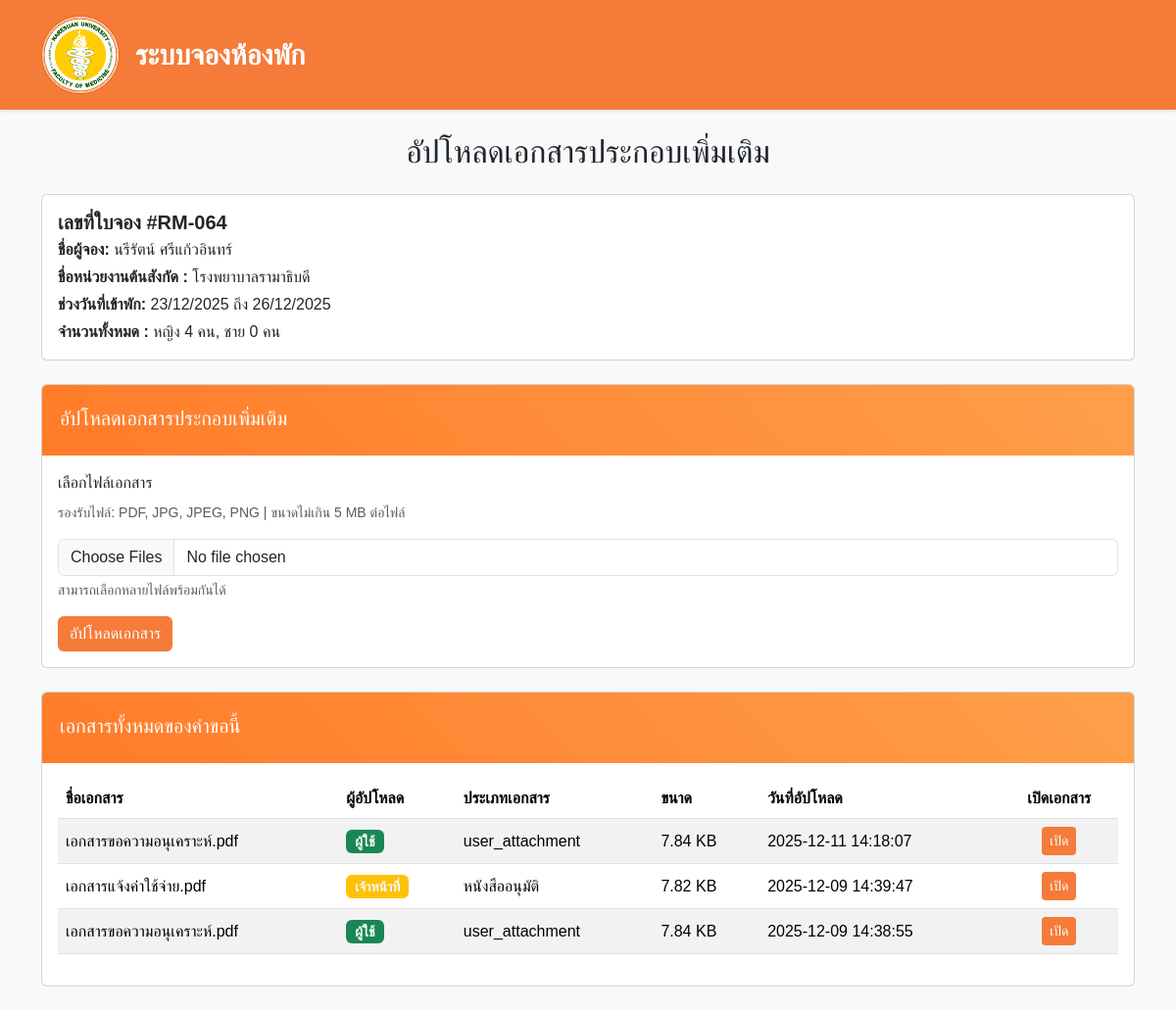
The page /user/u_upload_document.php?booking_id=64 on the database its author committed.
### tables this page shows
CREATE TABLE `bookings` (
  `id` int(11) NOT NULL,
  `full_name` varchar(255) DEFAULT NULL,
  `phone` varchar(20) DEFAULT NULL,
  `line_id` varchar(100) DEFAULT NULL,
  `email` varchar(255) DEFAULT NULL,
  `position` enum('student','intern','resident','staff','other') NOT NULL,
  `student_year` tinyint(4) DEFAULT NULL,
  `position_other` varchar(255) DEFAULT NULL,
  `department` varchar(255) DEFAULT NULL,
  `purpose` enum('study','elective') DEFAULT NULL,
  `study_course` varchar(255) DEFAULT NULL,
  `study_dept` varchar(255) DEFAULT NULL,
  `elective_dept` varchar(255) DEFAULT NULL,
  `check_in_date` date DEFAULT NULL,
  `check_out_date` date DEFAULT NULL,
  `woman_count` int(11) DEFAULT 0,
  `man_count` int(11) DEFAULT 0,
  `created_at` datetime DEFAULT current_timestamp(),
  `status` varchar(20) DEFAULT 'pending',
  `reject_reason` text DEFAULT NULL
);

CREATE TABLE `booking_documents` (
  `id` int(11) NOT NULL,
  `booking_id` int(11) NOT NULL,
  `uploaded_by` enum('user','admin') NOT NULL,
  `uploader_id` int(11) NOT NULL,
  `doc_type` varchar(50) DEFAULT NULL,
  `original_name` varchar(255) NOT NULL,
  `stored_name` varchar(255) NOT NULL,
  `file_path` varchar(255) NOT NULL,
  `mime_type` varchar(100) NOT NULL,
  `file_size` int(10) UNSIGNED NOT NULL,
  `is_visible_to_user` tinyint(1) NOT NULL DEFAULT 1,
  `uploaded_at` datetime NOT NULL DEFAULT current_timestamp()
);

### utils/booking_helper.php (called while the page is built, shortened)
<?php
function formatBookingCode(int $id): string
{
    $running = str_pad((string)$id, 3, '0', STR_PAD_LEFT);
    return "RM-{$running}";
}
function formatDate(string $dateStr): string
{
    $date = new DateTime($dateStr);
    return $date->format('d/m/Y');
}

### services/documentService.php (called while the page is built, shortened)
<?php
function getDocumentsVisibleToUser(mysqli $conn, int $bookingId): mysqli_result
{
    $sql = "
        SELECT id, uploaded_by, doc_type, original_name, file_path, mime_type, file_size, uploaded_at
        FROM booking_documents
        WHERE booking_id = ?
          AND is_visible_to_user = 1
        ORDER BY uploaded_at DESC
    ";
    $stmt = $conn->prepare($sql);
    $stmt->bind_param('i', $bookingId);
    $stmt->execute();
    return $stmt->get_result();
}

### user/u_upload_document.php (the view, shortened to what this page needs)
<?php
require_once CONFIG_PATH . '/db.php';
require_once UTILS_PATH . '/booking_helper.php';
require_once SERVICES_PATH . '/documentService.php';
$bookingId = (int)($_GET['booking_id'] ?? 0);
$stmt = $conn->prepare("
    SELECT id, full_name, department, check_in_date, check_out_date, woman_count, man_count
    FROM bookings
    WHERE id = ?
    LIMIT 1
");
$stmt->bind_param("i", $bookingId);
$stmt->execute();
$booking = $stmt->get_result()->fetch_assoc();
$bookingCode = formatBookingCode((int)$booking['id'] ?? null);
$docsResult = getDocumentsVisibleToUser($conn, $bookingId);
function formatSize($bytes)
{
    $bytes = (int)$bytes;
    if ($bytes >= 1024) {
        return number_format($bytes / 1024, 2) . ' KB';
    }
    return $bytes . ' B';
}
$extraHead = '<link rel="stylesheet" href="/assets/css/user/u_upload_document.css">';
?>
<!DOCTYPE html>
<html lang="th">
<head>
    <?php include_once PARTIALS_PATH . '/user/head_user.php'; ?>
</head>
<body class="bg-light">
    <nav class="navbar navbar-expand-lg navbar-dark shadow-sm">
        <div class="container">
            <a class="navbar-brand fw-bold py-2 d-flex align-items-center" href="#">
                <img src="../assets/img/Medicine_Naresuan.png" alt="Logo" width="80" height="80" class="me-3">
                <span style="line-height:1; font-size:1.8rem;">
                    ระบบจองห้องพัก
                </span>
            </a>
        </div>
    </nav>
    <div class="container py-4">
        <h2 class=" text-center mb-4">อัปโหลดเอกสารประกอบเพิ่มเติม</h2>
        <div class="card mb-4">
            <div class="card-body ">
                <h5 class="card-title mb-1">
                    <b>เลขที่ใบจอง #<?= htmlspecialchars($bookingCode) ?></b>
                </h5>
                <p class="mb-1"><b>ชื่อผู้จอง:</b> <?= htmlspecialchars($booking['full_name']) ?></p>
                <p class="mb-1"><b>ชื่อหน่วยงานต้นสังกัด :</b> <?= htmlspecialchars($booking['department'] ?? '', ENT_QUOTES, 'UTF-8') ?></p>
                <p class="mb-1"><b>ช่วงวันที่เข้าพัก:</b>
                    <?= htmlspecialchars(formatDate($booking['check_in_date'])) ?> ถึง
                    <?= htmlspecialchars(formatDate($booking['check_out_date'])) ?>
                </p>
                <p class="mb-0"><b>จำนวนทั้งหมด :</b>
                    หญิง <?= (int)$booking['woman_count'] ?> คน,
                    ชาย <?= (int)$booking['man_count'] ?> คน
                </p>
            </div>
        </div>
        <div class="card mb-4">
            <div class="card-header">
                <h5 class="card-title mt-1">อัปโหลดเอกสารประกอบเพิ่มเติม</h5>
            </div>
            <div class="card-body">
                <form action="u_upload_document_process.php" method="post" enctype="multipart/form-data">
                    <div class="mb-3">
                        <label for="documents" class="form-label">เลือกไฟล์เอกสาร</label>
                        <p class="text-muted small mb-3">
                            รองรับไฟล์: PDF, JPG, JPEG, PNG | ขนาดไม่เกิน 5 MB ต่อไฟล์
                        </p>
                        <input
                            class="form-control"
                            type="file"
                            id="documents"
                            name="documents[]"
                            multiple
                            accept=".pdf,.jpg,.jpeg,.png"
                            required>
                        <div class="form-text">
                            สามารถเลือกหลายไฟล์พร้อมกันได้
                        </div>
                    </div>
                    <button type="submit" class="btn btn-primary">
                        อัปโหลดเอกสาร
                    </button>
                </form>
            </div>
        </div>
        <div class="card">
            <div class="card-header">
                <h5 class="card-title mt-1">เอกสารทั้งหมดของคำขอนี้</h5>
            </div>
            <div class="card-body">
                <?php if ($docsResult->num_rows === 0): ?>
                    <p class="text-muted mb-0">ยังไม่มีการอัปโหลดเอกสาร</p>
                <?php else: ?>
                    <div class="table-responsive">
                        <table class="table table-striped doc-table align-middle">
                            <thead>
                                <tr>
                                    <th>ชื่อเอกสาร</th>
                                    <th>ผู้อัปโหลด</th>
                                    <th>ประเภทเอกสาร</th>
                                    <th>ขนาด</th>
                                    <th>วันที่อัปโหลด</th>
                                    <th class="text-center">เปิดเอกสาร</th>
                                </tr>
                            </thead>
                            <tbody>
                                <?php while ($doc = $docsResult->fetch_assoc()): ?>
                                    <tr>
                                        <td><?= htmlspecialchars($doc['original_name']) ?></td>
                                        <td>
                                            <?php if ($doc['uploaded_by'] === 'admin'): ?>
                                                <span class="badge badge-admin bg-warning text-light">เจ้าหน้าที่</span>
                                            <?php else: ?>
                                                <span class="badge badge-user bg-success text-light">ผู้ใช้</span>
                                            <?php endif; ?>
                                        </td>
                                        <td><?= htmlspecialchars($doc['doc_type'] ?: '-') ?></td>
                                        <td><?= formatSize($doc['file_size']) ?></td>
                                        <td><?= htmlspecialchars($doc['uploaded_at']) ?></td>
                                        <td class="text-center">
                                            <?php
                                            $url = htmlspecialchars($doc['file_path'], ENT_QUOTES, 'UTF-8');
                                            ?>
                                            <a href="../<?= $url ?>" target="_blank" class="btn btn-sm btn-outline-primary">
                                                เปิด
                                            </a>
                                        </td>
                                    </tr>
                                <?php endwhile; ?>
                            </tbody>
                        </table>
                    </div>
                <?php endif; ?>
            </div>
        </div>
    </div>
</body>
</html>

### partials/user/head_user.php (shortened to what this page needs)
<link href="https://cdn.jsdelivr.net/npm/bootstrap@5.3.8/dist/css/bootstrap.min.css" rel="stylesheet">
<link rel="stylesheet" href="https://cdnjs.cloudflare.com/ajax/libs/font-awesome/6.5.0/css/all.min.css">
<link href="https://cdn.jsdelivr.net/gh/lazywasabi/thai-web-fonts@7/fonts/BaiJamjuree/BaiJamjuree.css" rel="stylesheet" />
<link rel="stylesheet" href="/assets/css/user/user_global.css">
<?= $extraHead ?? '' ?>

### assets/css/user/user_global.css (style rules this page uses)
body { background: #fbf6f4ff; font-family: 'Bai Jamjuree', sans-serif; }
.navbar { font-size: 0.95rem; backdrop-filter: blur(12px); background-color: #F57B39; position: sticky; top: 0; z-index: 1020; }
.navbar-brand { font-size: 1.9rem; }

### assets/css/user/u_upload_document.css (style rules this page uses)
.card-header { background: linear-gradient(45deg, #ff7b29, #ff9f4a); padding: 18px; color: #fff; border-bottom: 0; }
.btn { background-color: #F57B39; color: #ffffff; border: 0; }
.badge { font-size: 14px; }

### rows shown on the page
bookings: id "RM-064", full_name "นรีรัตน์ ศรีแก้วอินทร์", department "โรงพยาบาลรามาธิบดี", check_in_date "23/12/2025", check_out_date "26/12/2025", woman_count "4", man_count "0"
booking_documents: original_name "เอกสารขอความอนุเคราะห์.pdf", uploaded_by "ผู้ใช้", doc_type "user_attachment", file_size "7.84 KB", uploaded_at "2025-12-11 14:18:07"
booking_documents: original_name "เอกสารแจ้งค่าใช้จ่าย.pdf", uploaded_by "เจ้าหน้าที่", doc_type "หนังสืออนุมัติ", file_size "7.82 KB", uploaded_at "2025-12-09 14:39:47"
booking_documents: original_name "เอกสารขอความอนุเคราะห์.pdf", uploaded_by "ผู้ใช้", doc_type "user_attachment", file_size "7.84 KB", uploaded_at "2025-12-09 14:38:55"
